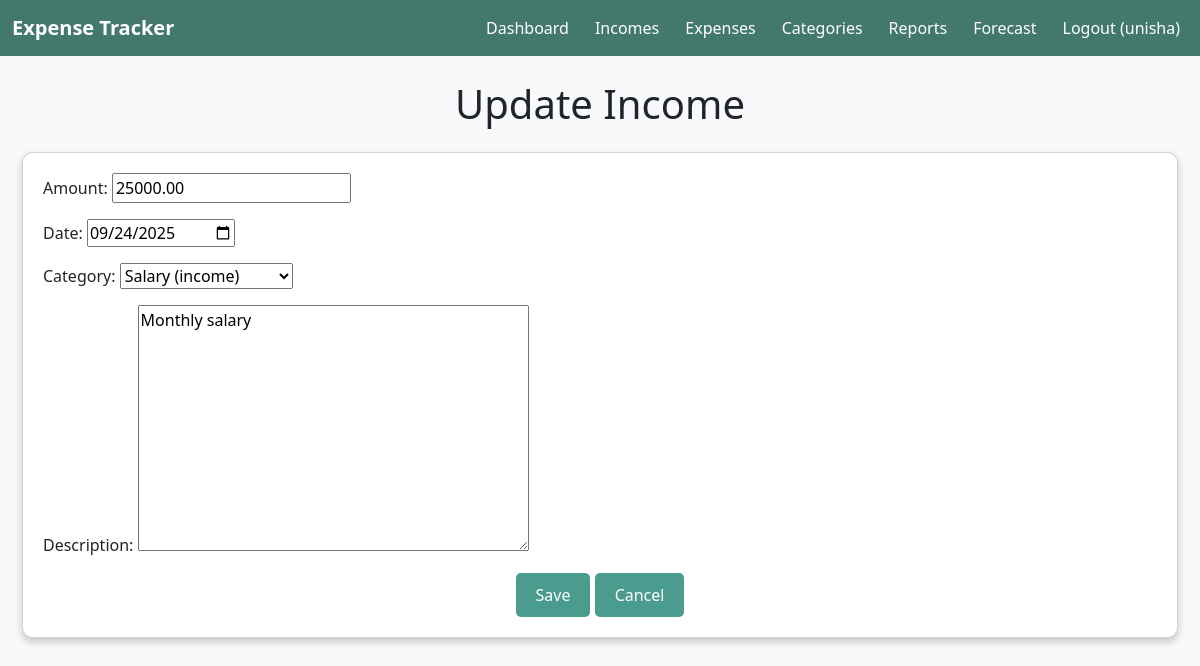
The app's page /tracker/incomes/1/update/ (signed in) with its own data.
### tracker/models.py (models this page shows, shortened)
class Income(models.Model):
    amount = models.DecimalField(max_digits=10, decimal_places=2)
    date = models.DateField()
    category = models.ForeignKey(Category, on_delete=models.CASCADE, limit_choices_to={'type': 'income'})
    description = models.TextField(blank=True)
    user = models.ForeignKey(User, on_delete=models.CASCADE)

### tracker/views.py (the view)
# urls.py: path('incomes/<int:pk>/update/', views.income_update, name='income_update'),
@login_required
def income_update(request, pk):
    income = get_object_or_404(Income, pk=pk, user=request.user)
    if request.method == 'POST':
        form = IncomeForm(request.POST, instance=income, user=request.user)
        if form.is_valid():
            form.save()
            messages.success(request, 'Income updated successfully!')
            return redirect('income_list')
        else:
            messages.error(request, 'Error updating income.')
    else:
        form = IncomeForm(instance=income, user=request.user)
    return render(request, 'tracker/income_form.html', {'form': form, 'title': 'Update Income'})

### tracker/forms.py
class IncomeForm(forms.ModelForm):
    class Meta:
        model = Income
        fields = ['amount', 'date', 'category', 'description']
        widgets = {
            'date': forms.DateInput(attrs={'type': 'date', 'placeholder': 'YYYY-MM-DD'}),
        }
    def __init__(self, *args, **kwargs):
        user = kwargs.pop('user', None)
        super().__init__(*args, **kwargs)
        if user:
            self.fields['category'].queryset = Category.objects.filter(user=user, type='income')

### tracker/models.py (called while the page is built)
    def __str__(self):
        return f"{self.name} ({self.type})"

### tracker/templates/tracker/income_form.html (shortened to what this page needs)
{% extends 'tracker/base.html' %}
{% block content %}
<h1 class="text-center mb-4">{{ title }}</h1>
<div class="card">
    <form method="post">
        {{ form.as_p }}
        <div class="text-center mt-3">
            <button type="submit" class="btn">Save</button>
            <a href="{% url 'income_list' %}" class="btn btn-secondary">Cancel</a>
        </div>
    </form>
</div>
{% endblock %}

### tracker/templates/tracker/base.html (shortened to what this page needs)
<!DOCTYPE html>
<html>
<head>
    <link href="https://cdn.jsdelivr.net/npm/bootstrap@5.3.0/dist/css/bootstrap.min.css" rel="stylesheet">
</head>
<body>
    <nav class="navbar navbar-expand-lg">
        <div class="container-fluid">
            <a class="navbar-brand" href="{% url 'dashboard' %}">Expense Tracker</a>
            <div class="collapse navbar-collapse" id="navbarNav">
                <ul class="navbar-nav ms-auto">
                    {% if user.is_authenticated %}
                    <li class="nav-item"><a class="nav-link {% if request.resolver_match.url_name == 'dashboard' %}active{% endif %}" href="{% url 'dashboard' %}">Dashboard</a></li>
                    <li class="nav-item"><a class="nav-link {% if request.resolver_match.url_name == 'income_list' %}active{% endif %}" href="{% url 'income_list' %}">Incomes</a></li>
                    <li class="nav-item"><a class="nav-link {% if request.resolver_match.url_name == 'expense_list' %}active{% endif %}" href="{% url 'expense_list' %}">Expenses</a></li>
                    <li class="nav-item"><a class="nav-link {% if request.resolver_match.url_name == 'category_list' %}active{% endif %}" href="{% url 'category_list' %}">Categories</a></li>
                    <li class="nav-item"><a class="nav-link {% if request.resolver_match.url_name == 'reports' %}active{% endif %}" href="{% url 'reports' %}">Reports</a></li>
                    <li class="nav-item"><a class="nav-link {% if request.resolver_match.url_name == 'forecast' %}active{% endif %}" href="{% url 'forecast' %}">Forecast</a></li>
                    <li class="nav-item"><a class="nav-link" href="{% url 'logout' %}">Logout ({{ user.username }})</a></li>
                    {% endif %}
                </ul>
            </div>
        </div>
    </nav>
    <div class="container mt-4">
        {% block content %}
        {% endblock %}
    </div>
</body>
</html>

### tracker/templates/tracker/base.html (style rules this page uses)
body { background-color: #f8f9fa; }
.container { max-width: 1200px; }
.navbar { background-color: #43796D !important; }
.navbar-brand { font-weight: bold; color: #ffffff !important; }
.navbar .nav-link { color: #ffffff !important; font-weight: 500; margin-left: 10px; }

### tracker/templates/tracker/income_form.html (style rules this page uses)
.card { background: #ffffff; border-radius: 10px; padding: 20px; margin: 10px; box-shadow: 0 4px 8px rgba(0, 0, 0, 0.2); }
.btn { background-color: #4a9c8f; border: none; border-radius: 5px; padding: 10px 20px; color: #ffffff; }

### records on screen
Income: amount "25000.00", date "09/24/2025", category "Salary (income)", description "Monthly salary"

### other values on screen
{{ user.username }} "unisha"
{{ title }} "Update Income"
